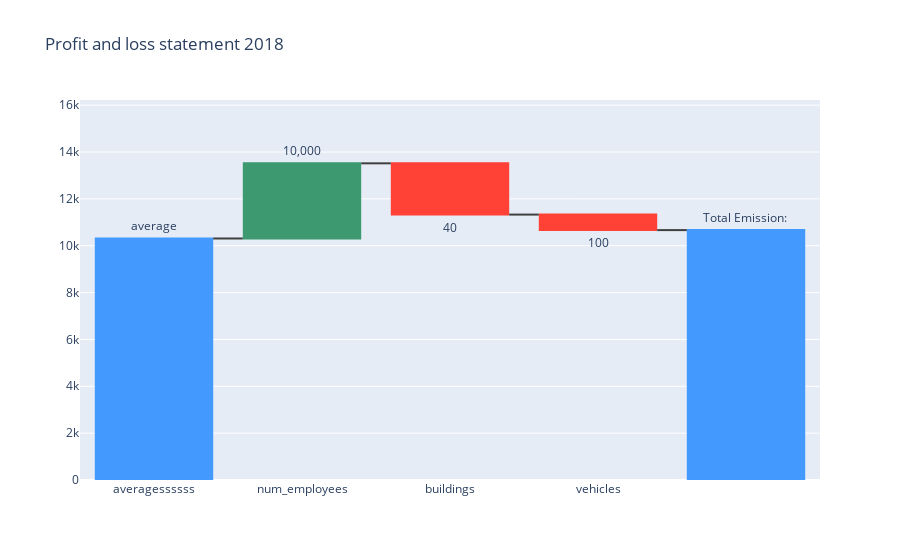

Notebook source saved alongside this figure:
### Code cell
import plotly.graph_objects as go

init_value = explainer.expected_value[0].astype(int)
change_values = input_shap_values[0].astype(int)

fig = go.Figure(go.Waterfall(
    name = "20", orientation = "v",
    measure = ['absolute', "relative", "relative", "relative", "total"],
    x = ["averagessssss",*feature_names, ""],
    textposition = "outside",
    text = ['average', *show_values.values[0], "Total Emission: "],
    y = [init_value, *change_values, 123],
    connector = {"line":{"color":"rgb(63, 63, 63)"}},
))

fig.update_layout(
    title = "Profit and loss statement 2018",
    # showlegend = True
)
fig.update_yaxes(range=[0, 1.2*max(init_value+change_values)])

fig.show()

### Figure 1 — Plotly figure (JSON) as saved in the notebook; plotly's stock layout.template omitted (floating-point values rounded to 4 significant figures)
{"data": [{"connector": {"line": {"color": "rgb(63, 63, 63)"}}, "measure": ["absolute", "relative", "relative", "relative", "total"], "name": "20", "orientation": "v", "text": ["average", "10,000", "40", "100", "Total Emission: "], "textposition": "outside", "x": ["averagessssss", "num_employees", "buildings", "vehicles", ""], "y": [10309, 3208, -2188, -662, 123], "type": "waterfall"}], "layout": {"title": {"text": "Profit and loss statement 2018"}, "yaxis": {"range": [0, 16220.0]}}}
